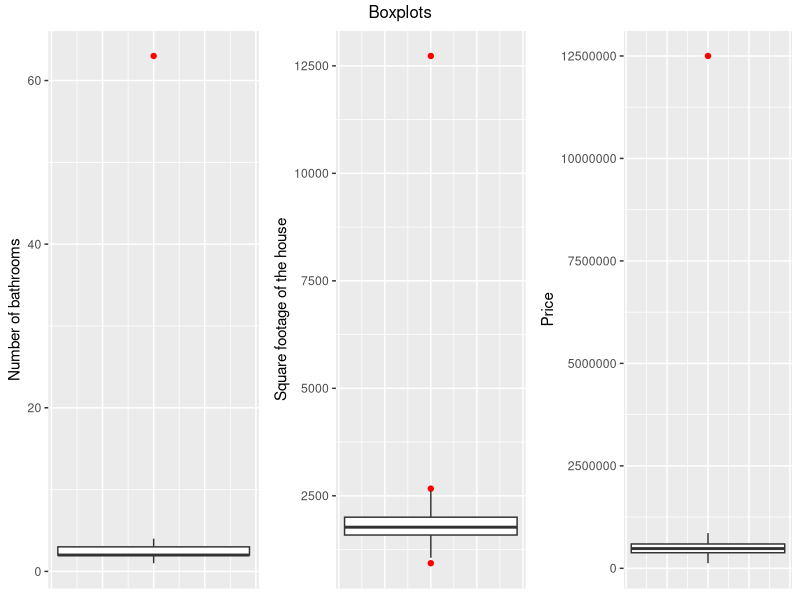
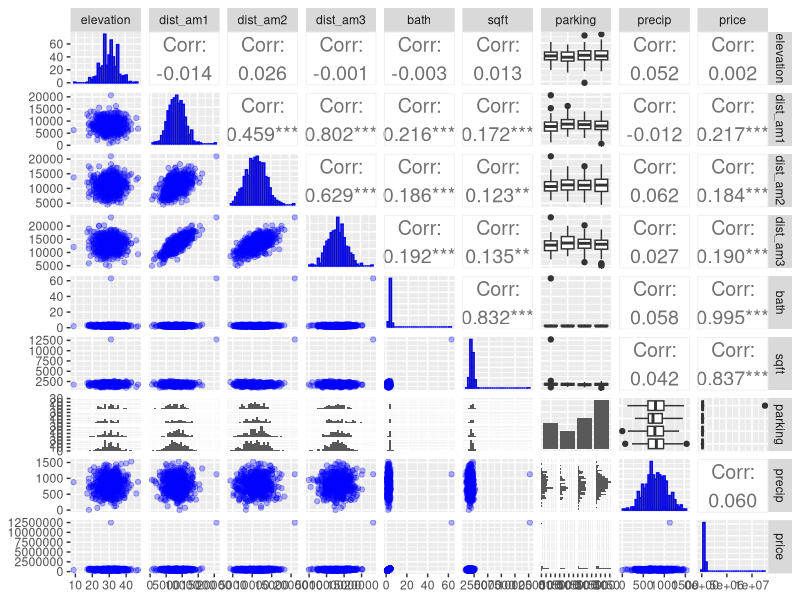
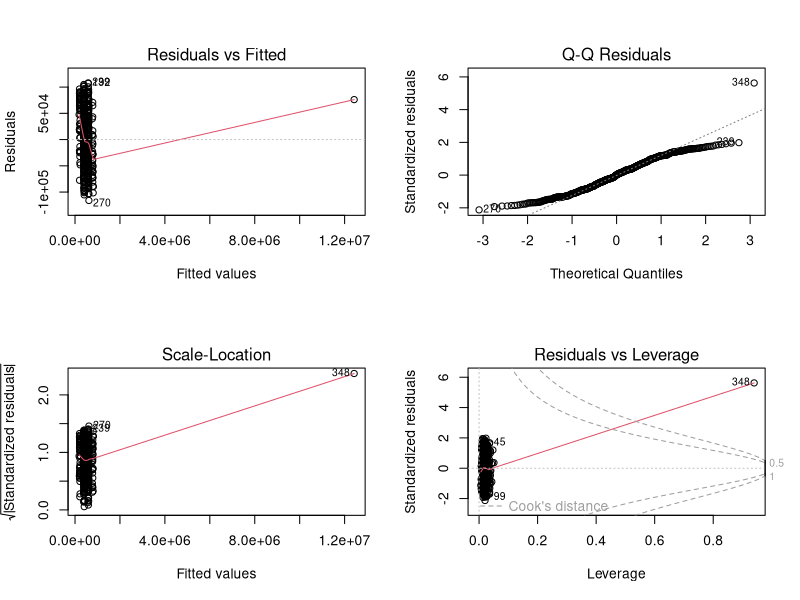
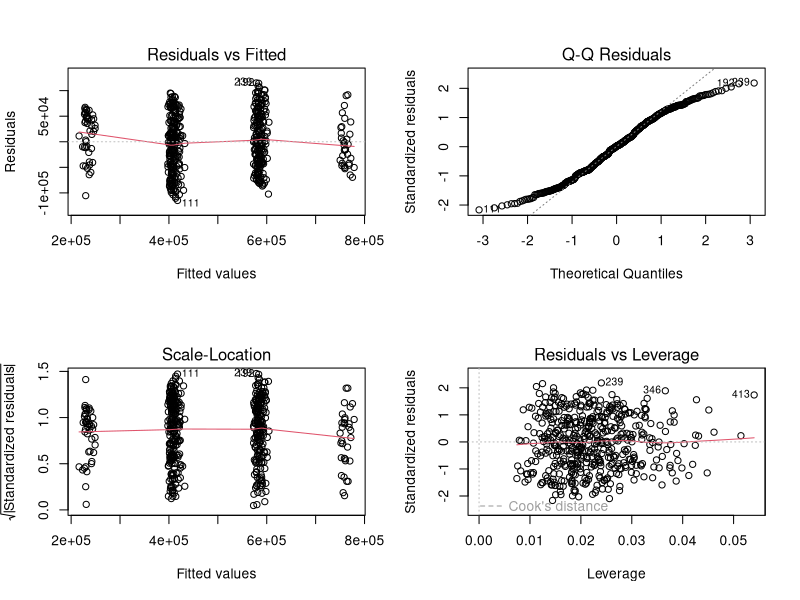
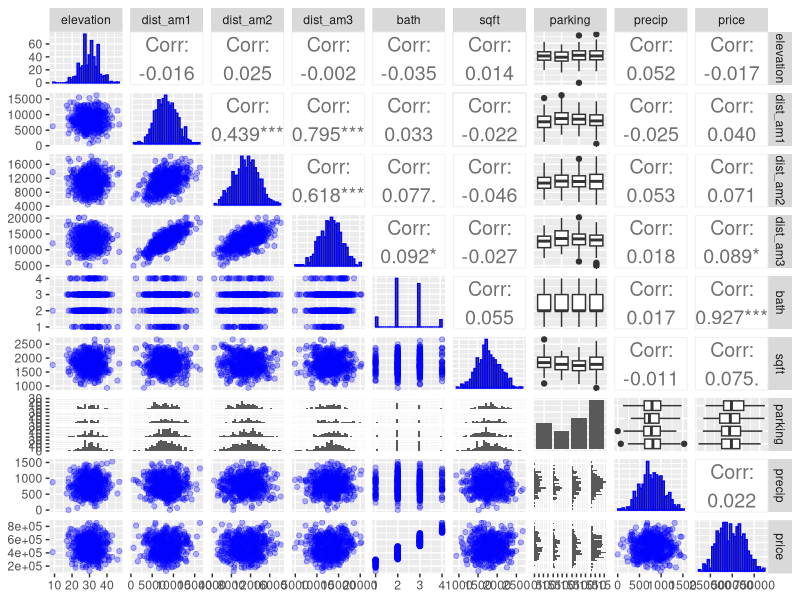
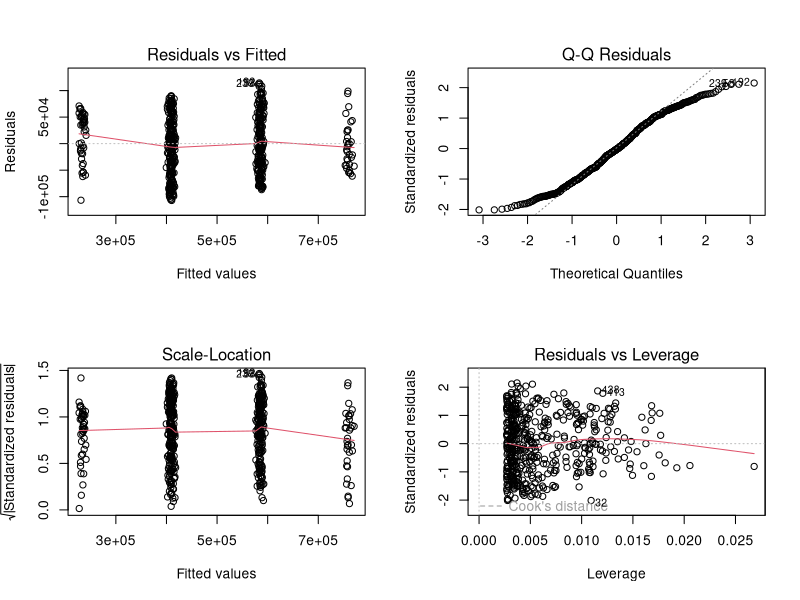
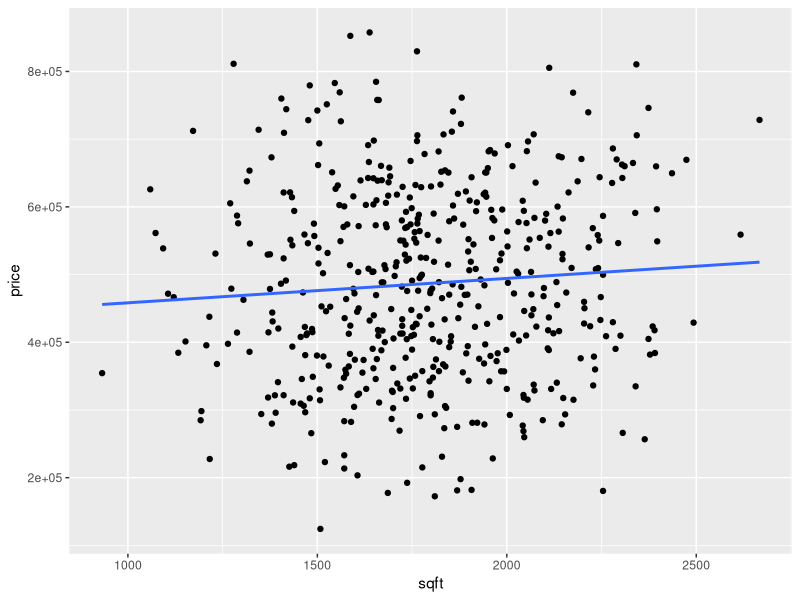
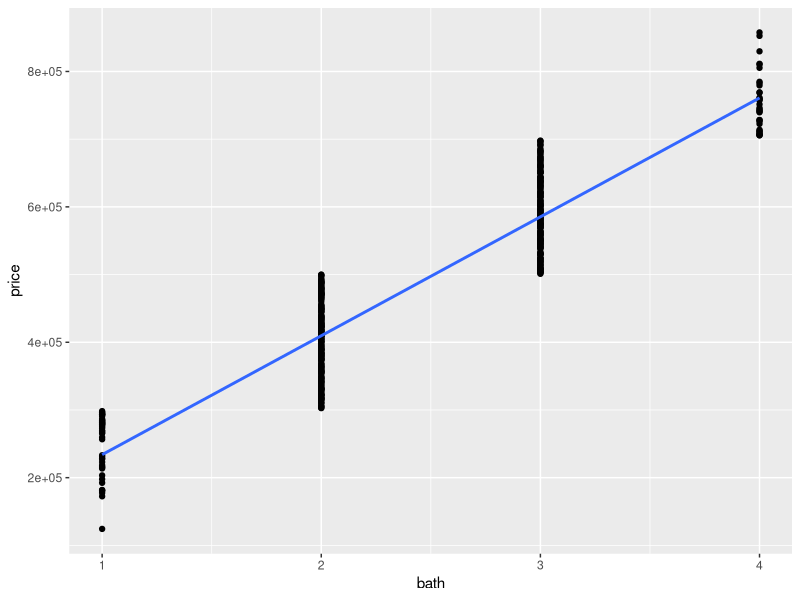

Here is the R script that generated these plots, in order:
dataprice<-read.csv("housing.csv", header=TRUE)
library(GGally)
library(car)
library(ggplot2)
library(gridExtra)


#1.Exploratory analysis
#1.1 Exploring the dataset

str(dataprice)
#Our dataset is composed by 500 observations with 9 variables: 8 quantitative and 1 categorical

rownames(dataprice)<-seq(1,500)

summary(dataprice)
#Explanatory variables:
#elevation: Elevation of the base of the house
#dist_am1: Distance to Amenity 1
#dist_am2: Distance to Amenity 2
#dist_am3: Distance to Amenity 3
#bath: Number of bathrooms
#sqft: Square footage of the house
#parking: Parking type
#precip: Amount of precipitation
#Response variable:
#price: Final House Sale Price

#From the summary of our data set, we can see that there is an odd observation negative figure for precipitation.
#As the precipitation should be >=0, we need to exclude this line from our data

dataprice<-dataprice[dataprice$precip>=0,]

#we can also see that for bath, sqft and price variables the maximum values are much higher than the 3rd quantile figures,
#let us see these extreme values on the corresponding boxplots:
#boxplot - Number of bathrooms
boxpl1<-ggplot(data=dataprice,aes(y=bath))+geom_boxplot(outlier.colour = "red")+
  theme(axis.title.x=element_blank(),
        axis.text.x=element_blank(),
        axis.ticks.x=element_blank())+
  labs(y="Number of bathrooms")
#boxplot - Square footage of the house
boxpl2<-ggplot(data=dataprice,aes(y=sqft))+geom_boxplot(outlier.colour = "red")+
  theme(axis.title.x=element_blank(),
        axis.text.x=element_blank(),
        axis.ticks.x=element_blank())+
  labs(y="Square footage of the house")
#boxplot - Price
boxpl3<-ggplot(data=dataprice,aes(y=price))+geom_boxplot(outlier.colour = "red")+
  theme(axis.title.x=element_blank(),
        axis.text.x=element_blank(),
        axis.ticks.x=element_blank())+
  labs(y="Price")

#visualising boxplots
grid.arrange(boxpl1,boxpl2,boxpl3,nrow=1, top="Boxplots")

#We will need to investigate if this line is an outlier.


#1.2 Pairs plot - to visualise the relationship between all the variables and to identify any explanatory variables correlating between them

ggpairs(dataprice, lower = list(continuous = wrap("points",alpha = 0.3, color = "blue")), diag = list(continuous = wrap("barDiag", colour = "blue")), upper = list(continuous = wrap("cor", size = 5)))
#outcomes:
#all the graphs of explanatory vs. response variables show an odd pattern, there is one point standing very far from the others
#and there is no visible linear relationship between the explanatory variables and the response one.
#The pairs graphs confirm the presence of a potential outlier for price, sqft and bath parameters.
#It can be also seen from the graphs that the three explanatory variables reflecting the distance to amenities strongly correlate between each other.
#The square footage of the house positively correlates with the number of the bathrooms, but the pattern seems to be affected by one extreme point. 



#2. Model diagnostics and outlier detection
#Let's start with the most general linear model including all the variables:
pricemodel<-lm(formula=price~.,data=dataprice)

summary(pricemodel)
#As we can see from the initial model summary, the bath and sqft variables seem to have a significant relationship
#with the response, but let's check the assumptions of the model.

par(mfrow=c(2,2))
plot(pricemodel)
#Let's analyse the residuals plots to check the assumptions of our model
#Residuals vs. Fitted - there is one fitted value standing very far from the rest of the points, 
#on the far right part of the graph which creats an odd pattern,the red line which should be roughly horizontal and close to zero, goes steeply down and then up again.
#This indicates the nonconstancy of the variance, we will probably need to exclude the outlier (if the point is an outlier)
#or carry out a transformation to fix this.

#Normal Q-Q plot - the 348 row stands out of the main curve, it will probably need to be excluded from the model 

#Scale-Location plot - the Fitted values vs. standardized residuals plot shows the similar pattern to Residuals vs. Fitted plot
#and confirms that the 348 will probably need to be excluded from the model

#Cook's distance - finally, the Cook's distance on the Residuals vs. Leverage graph confirms that the row 348 should be excluded

#Formal outlier test - to confirm our choice of the outlier formally, let's carry out the outliers test:
outlierTest(pricemodel)
#The test gives us the same result, so the row 348 should be excluded from the data.

dataprice<-dataprice[rownames(dataprice)!="348",]

#Let's analyse the residuals plots again to see if the removal of the outlier fixed the violations of the assumptions.
pricemodel<-lm(formula=price~.,data=dataprice)

plot(pricemodel)

#Residuals vs. Fitted - the removal of the outlier has fixed the problem of nonconstancy in the variance,
#there is no need for transformation.

#Normal Q-Q plot - the plot shows a short-tailed distribution:the pattern corresponds to the theoretical line in the center,
#but the points are above the line in the bottom left part and under the line in the top right part. 

#The Scale-Location plot confirms that the variance of the residuals is constant (roughly horizontal red line).

#Cook's distance plot shows that there is no outliers in the data.

#Let's have a look at the pairs plot again to see if the patterns have changed after the outlier removal.

ggpairs(dataprice, lower = list(continuous = wrap("points",alpha = 0.3, color = "blue")), diag = list(continuous = wrap("barDiag", colour = "blue")), upper = list(continuous = wrap("cor", size = 5)))


#3. Model Selection
#3.1 Variables selection 
#We will use the stepwise model selection method to narrow down the selection of the variables:
model<-step(pricemodel,direction="both")

#the final model is: price ~ bath + sqft

#3.2 Checking assumptions of the model

plot(model)
#Residuals vs. Fitted - there is no problem of nonconstancy in the variance, the red line is roughly horizontal

#Normal Q-Q plot - the plot shows a short-tailed distribution with good fit for the majority of the points
#and more distant points on the tails. As the consequences of non-normality for short-tailed distributions are not serious,
#so can be ignored (as per p.80, "Linear Models with R, Second Edition", Julian J. Faraway,2016)

#The Scale-Location plot confirms that there is no major problems with nonconstance of the variance (roughly horizontal red line).

#Residuals vs. Leverage plot indicates that there are no outliers in the model.

#3.3 Checking the variables in the model
#As per our analysis, two explanatory variables out of 8 explain the variability of the house price:
#the number of bathrooms and the square footage of the house.
#Here are the plots visualising the relationship of each of this variables with the price
qplot(sqft,price,data=dataprice)+geom_smooth(method="lm",se=FALSE)
qplot(bath,price,data=dataprice)+geom_smooth(method="lm",se=FALSE)
#The bath vs. price plot illustrates a strong poisitive linear relationship, however the sqft vs. price relationship appears to be very weak.

summary(model)
#From the summary output, we can see that the p-value for the sqft variable is more than 0.05 (0.1424). This indicates
#that the relationship between this variable and the response is not significant.

#Before concluding anything, let's check the confidence intervals:
confint(model)
#The confidence interval for bath variable does not contain 0 (169095,181661), so the relationship between this
#explanatory variable and the response is significant. However, the CI for sqft variable contains 0 (-3.99,27.7),
#so the relationship between this variable and the price is not significant. We need to drop this variable, but let's
#check the single models first.

#Single models:
#bath vs. price
summary(lm(formula=price~bath,data=dataprice))
confint(lm(formula=price~bath,data=dataprice))
#both summary and confidence interval outputs confirm the significant relationship
#between bath variable alone and price, as p-value is less than 0.05
#and the CI doesn't contain 0 (169355,181916)

#sqft vs. price
summary(lm(formula=price~sqft,data=dataprice))
confint(lm(formula=price~sqft,data=dataprice))
#the sqft variable alone shows no significant relationship with price, as we can see from both 
#confidence interval which contains 0 (-5.96,78.01) and summary output where p-value is greater than 0.05

#As both the outcome of the confidence intervals and of the model summary suggest, the sqft variable does not have 
#a significant relationship with the price. 
finalmodel<-lm(price~bath,data=dataprice)
#Let's check the adjusted R squared coefficient of the model before dropping the sqft variable and after:
summary(model)
summary(finalmodel)
# The adj. R squared is 0.8589 for the model before dropping the sqft variable and 0.8586 after dropping the sqft variable.
#There is no major change in adj. R squared coefficient, we retain only one variable - the number of the bathrooms

#Let's check the assumptions again to ensure there is no violations:

plot(finalmodel)

#Residuals vs. Fitted - no problem of nonconstant variance

#Normal Q-Q plot - again a short-tailed distribution with good fit for the majority of the points
#and more distant points on the tails.

#The Scale-Location plot - no problems with nonconstance of the variance.

#Residuals vs. Leverage plot - no outliers in the model.

#4. Conclusions
#the final model: price=beta0+beta1*bath+epsilon
#beta0=58403
#beta1=175635

#The analysis of the data has shown that the number of bathrooms is the only variable explaining the variability of the price
#in our dataset. Even if initially the square footage of the house was included in the model, the confidence intervals check revealed
#the insignificance of the relationship. The final model explains 85.86% of variability of the house price
#and shows that for every one unit increase in the number of bathrooms, the price increases by 175635 on average.

